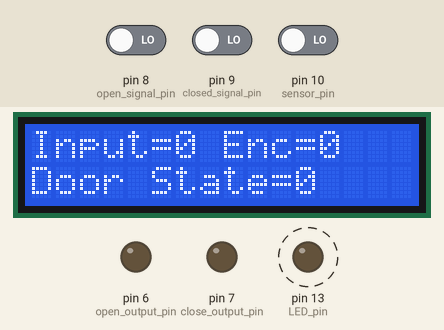
Bench run of a sketch on a simulated Arduino Mega 2560, built with avr-gcc and run on an emulated ATmega2560. Parts: 16×2 character LCD, output pins drawn as LEDs (lit = HIGH). Dashed ring = blinking. The inputs (shaded band) are chosen by the test bench; at power-on: pin 10 (sensor_pin) LOW, pin 8 (open_signal_pin) LOW, pin 9 (closed_signal_pin) LOW.

Above: at 1.2 s.
1.3 s: pin 10 (sensor_pin) driven HIGH
At 2.8 s:
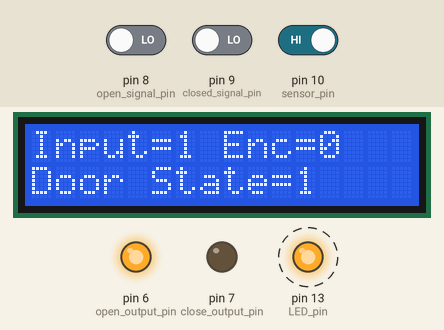
4.3 s: pin 8 (open_signal_pin) driven HIGH
At 5.7 s:
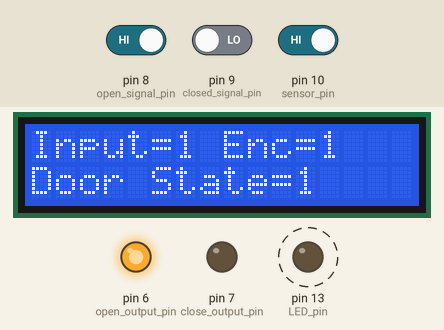
6.5 s: pin 9 (closed_signal_pin) driven HIGH
At 7.8 s:
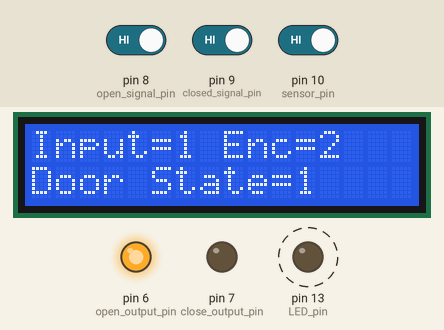
8.5 s: pin 8 (open_signal_pin) driven LOW
At 9.7 s:
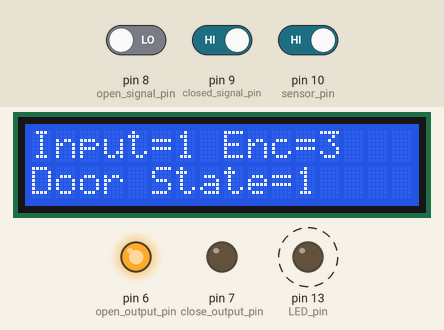
10.5 s: pin 9 (closed_signal_pin) driven LOW
At 11.8 s:
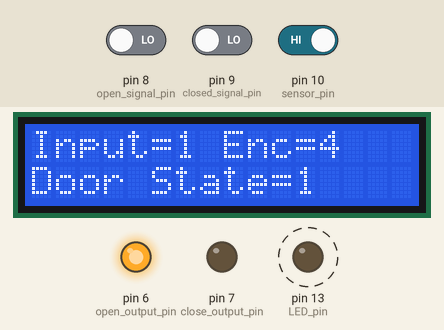
12.5 s: pin 10 (sensor_pin) driven LOW
At 14.6 s:
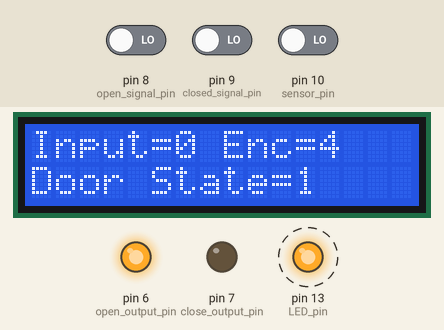
Timing chart, 0 to 15.5 s (numbered marks = the images above; inputs shaded):
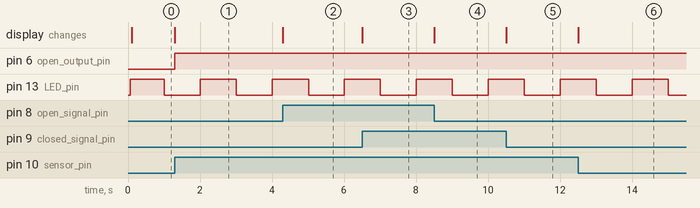

The sketch:

Motion_Sensor_Activated_Door_1.ino
```cpp
/*** header block ***
 * code file name: Motion_Sensor_Activated_Door_1
 * code description: This program is loaded on the first Arduino board and it governs the PIR sensor and the 16x2 LCD's output
 * MCU board used: Arduino MEGA 2560 Microcontroller Development Board
 * programmer(s) name: Frederick De Leon
 * date when code is created/modified: 05/17/2022
 * code version: v1.0
 ***/

#include <LiquidCrystal.h>
LiquidCrystal lcd(12, 11, 5, 4, 3, 2);

void update_lcd(void);
void heartbeat(void);
void timers(void);

int is_door_closed(void);
int is_door_open(void);
int is_sensor_on(void);

void motor_drive_open(void);
void motor_drive_close(void);
void motor_stop(void);

//INPUTS
const int open_signal_pin = 8;
const int closed_signal_pin = 9;
const int sensor_pin = 10;
const int ch_A_pin = 8; //match to your project for encoder signals
const int ch_B_pin = 9; //match to your project for encoder signals

//OUTPUTS
const int LED_pin = 13;
const int open_output_pin = 6;
const int close_output_pin = 7;


int door_state = 0;

unsigned int motor_position = 0;

unsigned long int timer1;
unsigned long int timer2;
unsigned long int heartbeat_timer;
unsigned long int update_lcd_timer;


void setup()
{
  // set up the LCD's number of columns and rows:
  lcd.begin(16, 2);

  //INPUTS
  pinMode(sensor_pin, INPUT);
  pinMode(open_signal_pin, INPUT);
  pinMode(closed_signal_pin, INPUT);

  //OUTPUTS
  pinMode(LED_pin, OUTPUT);
  pinMode(open_output_pin, OUTPUT);
  pinMode(close_output_pin, OUTPUT);
}

void loop() //repeat
{
  door_control();
  update_lcd();
  heartbeat();
  timers();
  read_encoder();
}

void door_control(void) //controls door_state
{

  if (door_state == 0) //door is closed
  {
    motor_stop(); //motor stops moving
    if (is_sensor_on() == 1) //if motion sensor detects movement start opening door
      door_state = 1;

  }
  else if (door_state == 1) //door is opening
  {
    motor_drive_open(); //motor starts opening door
    if (is_door_open() == 1)
    {
      door_state = 2; //door is open
      timer1 = 0;
    }

  }
  else if (door_state == 2) //door is open
  {
    motor_stop();
    if (is_sensor_on() == 1) //if sensor is on, then timer is reset
      timer1 = 0;

    if (timer1 >= 50) //5 seconds
    {
      door_state = 3; //door is closing
      timer1 = 0;
    }
  }
  else if (door_state == 3) //door is closing
  {
    motor_drive_close(); //motor starts closing door
    if (is_sensor_on() == 1) //if sensor is on, then door starts opening
    {
      door_state = 1; //door is opening
      timer1 = 0; //timer1 reset
    }

    if (is_door_closed() == 1) //if door is closed
    {
      motor_position = 0; //resets motor position
      lcd.clear(); //clears lcd of old data so that "Enc=0" is visible
      motor_stop(); //stops motor
      door_state = 0; //door is closed
    }

  }
}

void motor_drive_open(void) //turns motor on to open door
{
  digitalWrite(open_output_pin, HIGH);
  digitalWrite(close_output_pin, LOW);
}
void motor_drive_close(void) //turns motor on to close door
{
  digitalWrite(open_output_pin, LOW);
  digitalWrite(close_output_pin, HIGH);
}
void motor_stop(void) //turns motor off
{
  digitalWrite(open_output_pin, LOW);
  digitalWrite(close_output_pin, LOW);
}


void update_lcd(void) //updates the data printed on the LCD, the Input from the motion sensor, the motor position, and the state of the door
{
  if (update_lcd_timer >= 1)
  {
    update_lcd_timer = 0; //resets LCD timer
    lcd.setCursor(0, 0);
    lcd.print("Input="); //input from motion sensor, 1 if motion is detected, 0 if no motion is detected
    lcd.print(is_sensor_on());
    lcd.setCursor(8, 0);
    lcd.print("Enc=");
    lcd.print(motor_position); //position of the motor, at >=30 door is open, at <=0 door is closed
    lcd.setCursor(0, 1);
    lcd.print("Door State=");
    lcd.print(door_state); //state of the door, 0 closed, 1 opening, 2 open, 3 closing

  }
}

void heartbeat(void)
{
  if (heartbeat_timer < 10)   //first 10 (10 times 100 ms = 1s)
    digitalWrite(LED_pin, HIGH);
  else
  {
    digitalWrite(LED_pin, LOW);
    if (heartbeat_timer >= 20) //(between 10 and 20 - another 1 s)
      heartbeat_timer = 0;  //When does the timer get cleared?
  }
}


int is_sensor_on(void) //returns 1 when motion sensor detects motion, else returns 0
{
  if (digitalRead(sensor_pin) == 1)
    return 1;
  else
    return 0;


}
int is_door_open(void) //returns 1 when door is open
{
  return (motor_position >= 30); //return when position of motor is greater than or equal to 30
}

int is_door_closed(void) //returns 1 when door is closed
{
  return (motor_position <= 0); //return when motor position less than or equal to 0
}

void timers(void) // controls timers
{
  static unsigned long ms_runtime = 0;
  static int one_ms_timer = 0;

  if (millis() > ms_runtime)
  {
    ms_runtime++;
    one_ms_timer++;
  }

  if (one_ms_timer > 99)
  { // our choice for 99 gives us increments of 100 ms
    timer1++;
    timer2++;
    heartbeat_timer++;
    update_lcd_timer++;
    one_ms_timer = 0;
  }
}


void read_encoder(void)
{
  static int encoder_case;
  int encoder_case_temp = 0;

  if (digitalRead(ch_A_pin))
    encoder_case_temp += 1;
  if (digitalRead(ch_B_pin))
    encoder_case_temp += 2;

  if (encoder_case != encoder_case_temp)
  {
    Serial.print("case = ");
    Serial.print(encoder_case_temp);
    Serial.print("  position = ");
    Serial.println(motor_position);
  }


  switch (encoder_case)
  {
    case 0:
      if (encoder_case_temp == 2)
        motor_position--;
      if (encoder_case_temp == 1)
        motor_position++;
      break;
    case 1:
      if (encoder_case_temp == 0)
        motor_position--;
      if (encoder_case_temp == 3)
        motor_position++;
      break;
    case 3:
      if (encoder_case_temp == 1)
        motor_position--;
      if (encoder_case_temp == 2)
        motor_position++;
      break;

    case 2:
      if (encoder_case_temp == 3)
        motor_position--;
      if (encoder_case_temp == 0)
        motor_position++;
      break;

  }

  if (encoder_case != encoder_case_temp)
  {
    Serial.print("case = ");
    Serial.print(encoder_case_temp);
    Serial.print("  position = ");
    Serial.println(motor_position);
  }

  encoder_case = encoder_case_temp;
}
```

Measured:
- after the input at 1.3 s, pin 6 (open_output_pin): LOW → HIGH at once; the display: changes at once (image 1)
- after the input at 4.3 s, the display: changes at once (image 2)
- after the input at 6.5 s, the display: changes at once (image 3)
- after the input at 8.5 s, the display: changes at once (image 4)
- after the input at 10.5 s, the display: changes at once (image 5)
- after the input at 12.5 s, the display: changes at once (image 6)
